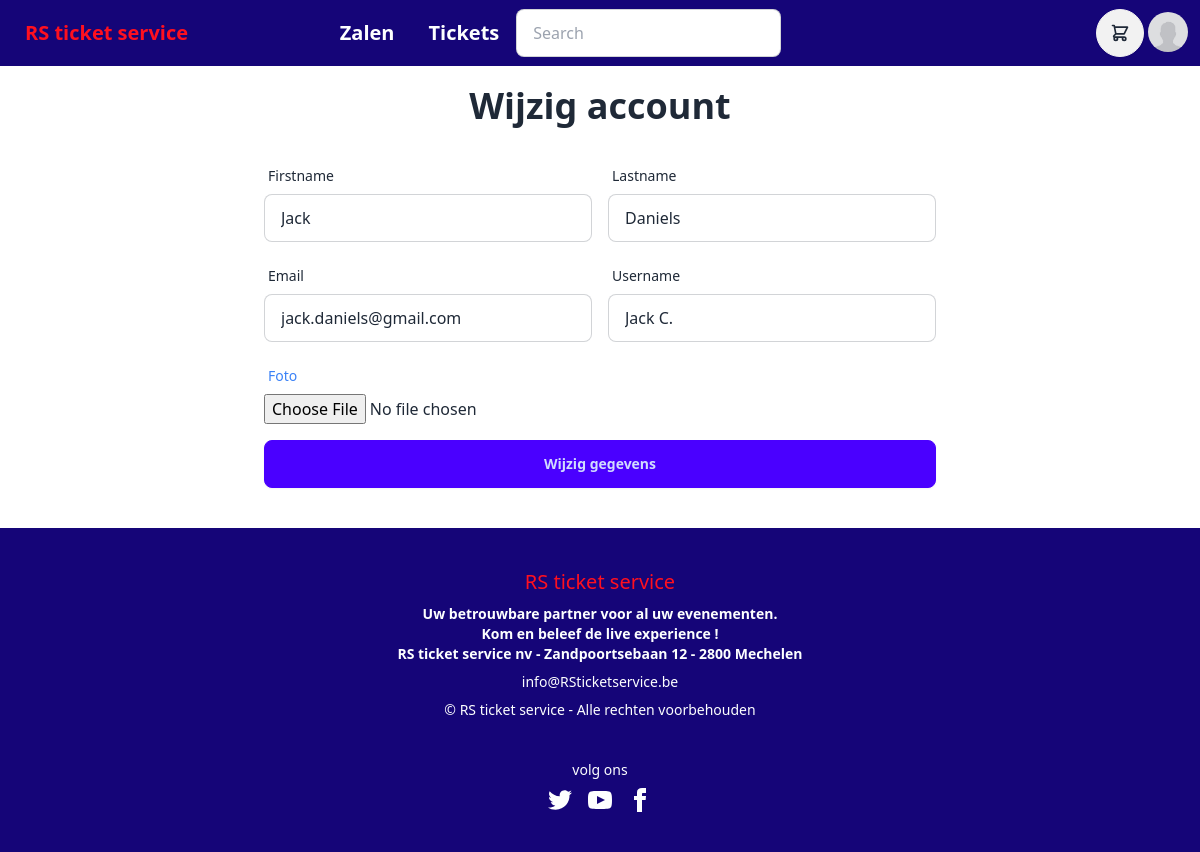
Screenshot of /profile/gegevens_aanpassen.php (signed in) with the database file from the repository.
### tables this page shows
CREATE TABLE `users` (
  `id` int(11) NOT NULL,
  `username` varchar(50) NOT NULL,
  `email` varchar(100) NOT NULL,
  `password` varchar(100) NOT NULL,
  `firstname` varchar(50) NOT NULL,
  `lastname` varchar(50) NOT NULL,
  `function` int(11) NOT NULL,
  `profilePicture` text NOT NULL,
  `updatedAt` timestamp NOT NULL DEFAULT current_timestamp() ON UPDATE current_timestamp(),
  `createdAt` timestamp NOT NULL DEFAULT current_timestamp()
);

### profile/gegevens_aanpassen.php (the view, shortened to what this page needs)
<?php
include $_SERVER['DOCUMENT_ROOT'] . "/components/navbar.php";
?>
<!DOCTYPE html>
<html>
<head>
</head>
<?php
$mysqli = new mysqli('localhost', 'root', '', 'dbticketverkoop');
$query = 'SELECT * FROM users WHERE id = ?';
$stmt = $mysqli->prepare($query);
$stmt->bind_param('i', $_SESSION["gebruikersid"]);
$stmt->execute();
$result = $stmt->get_result();
$data = $result->fetch_assoc();
?>
<body>
    <center>
        <h1 class="md:text-center text-4xl font-bold mb-8">Wijzig account</h1>
<form action="/profile/gegevens_aanpassen.php" method="post" class="flex flex-col gap-8 w-full md:max-w-2xl" enctype="multipart/form-data">            <div class="flex flex-col gap-4">
                <div class="flex flex-col gap-4 md:flex-row">
                    <div class="form-control md:flex-1">
                        <label class="label">
                            <span class="label-text">Firstname</span>
                        </label>
                        <input type="text" name="firstname" value="<?php echo ($data['firstname']) ?>" class="input input-bordered w-full" required />
                    </div>
                    <div class="form-control md:flex-1">
                        <label class="label">
                            <span class="label-text">Lastname</span>
                        </label>
                        <input type="text" name="lastname" value="<?php echo ($data['lastname']) ?>" class="input input-bordered w-full" required />
                    </div>
                </div>
                <div class="flex flex-col gap-4 md:flex-row">
                    <div class="form-control md:flex-1">
                        <label class="label">
                            <span class="label-text">Email</span>
                        </label>
                        <input type="email" name="email" value="<?php echo ($data['email']) ?>" class="input input-bordered w-full" required />
                    </div>
                    <div class="form-control md:flex-1">
                        <label class="label">
                            <span class="label-text">Username</span>
                        </label>
                        <input type="text" name="username" value="<?php echo ($data['username']) ?>" class="input input-bordered w-full" required />
                    </div>
                </div>
                <div class="form-control w-full">
                    <label class="label">
                        <span class="label-text text-blue-500">Foto</span>
                    </label>
                    <input type="file" name="fileToUpload" id="fileToUpload">
                </div>
                <button name="wijzig" class="btn btn-primary">Wijzig gegevens</button>
        </form>
        <br>
    </center>
</body>
</html>
</body>
</html>
<?php
include $_SERVER['DOCUMENT_ROOT'] . "/components/footer.php";
?>

### components/footer.php (style rules this page uses)
body { display: flex; flex-direction: column; min-height: 100vh; }

### rows the page displays
users: firstname "Jack", lastname "Daniels", email "jack.daniels@gmail.com", username "Jack C."
